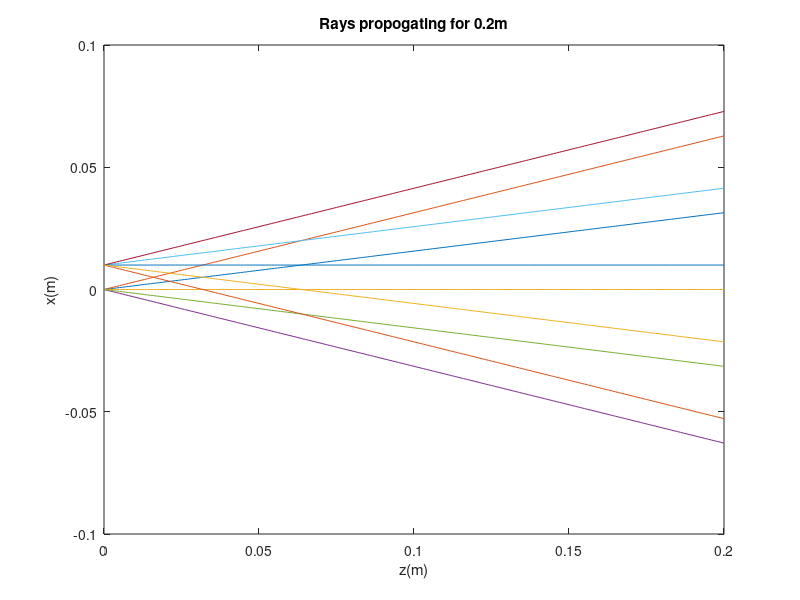

Source code (MATLAB):
close all
%% File to simulate rays propogating in xz plane

d = 0.001;
maxD = 0.2;

% Setup rays for all position 0 ones
ray1 = [[0; pi/20], zeros(2, maxD/d)];
ray2 = [[0; pi/10], zeros(2, maxD/d)];
ray3 = [[0; 0], zeros(2, maxD/d)];
ray4 = [[0; -pi/10], zeros(2, maxD/d)];
ray5 = [[0; -pi/20], zeros(2, maxD/d)];

% Rays for 10mm
ray6 = [[10*10^-3; pi/20], zeros(2, maxD/d)];
ray7 = [[10*10^-3; pi/10], zeros(2, maxD/d)];
ray8 = [[10*10^-3; 0], zeros(2, maxD/d)];
ray9 = [[10*10^-3; -pi/10], zeros(2, maxD/d)];
rayA = [[10*10^-3; -pi/20], zeros(2, maxD/d)];

Md = [1, d; 0, 1];

for i=2:maxD/d+1
    ray1(:, i) = Md*ray1(:, i-1);
    ray2(:, i) = Md*ray2(:, i-1);
    ray3(:, i) = Md*ray3(:, i-1);
    ray4(:, i) = Md*ray4(:, i-1);
    ray5(:, i) = Md*ray5(:, i-1);
    ray6(:, i) = Md*ray6(:, i-1);
    ray7(:, i) = Md*ray7(:, i-1);
    ray8(:, i) = Md*ray8(:, i-1);
    ray9(:, i) = Md*ray9(:, i-1);
    rayA(:, i) = Md*rayA(:, i-1);
end

figure;
plot(0:0.001:0.2, [ray1(1, :)', ray2(1, :)', ray3(1, :)', ray4(1, :)', ray5(1, :)', ray6(1, :)', ray7(1, :)', ray8(1, :)', ray9(1, :)', rayA(1, :)']);
xlabel("z(m)");
ylabel("x(m)");
title("Rays propogating for 0.2m");
